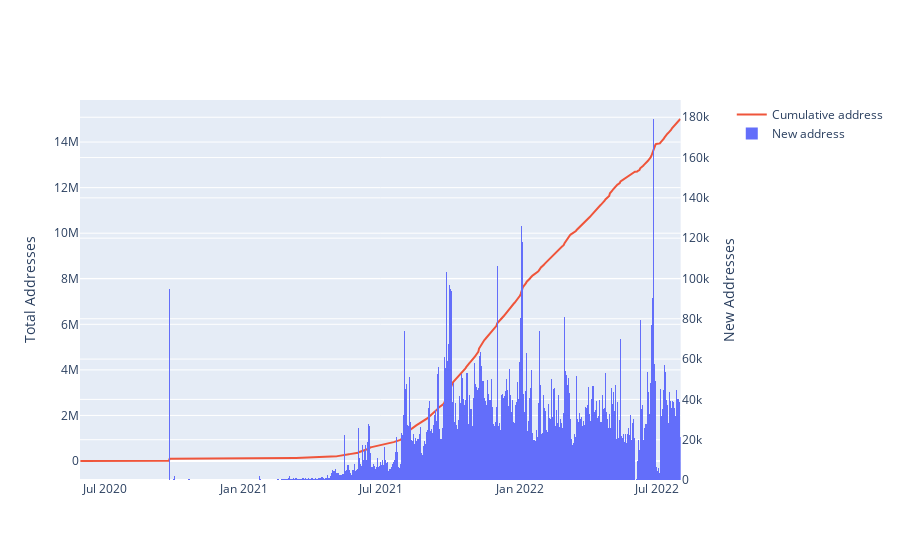

Notebook cell for this chart:
### Code cell
plot_new_addresses(df,x0='NEW_ADDRESS',x1='CUMULATIVE_ADDRESS')

### Figure 1 — Plotly figure (JSON) as saved in the notebook; plotly's stock layout.template omitted (floating-point values rounded to 4 significant figures; data arrays with more than 128 entries replaced by an {"elided": "..."} marker saying what was removed)
{"data": [{"marker": {"line": {"width": 0}}, "name": "New address", "type": "bar", "x": {"elided": "761 str values"}, "xaxis": "x", "y": {"elided": "761 int values"}, "yaxis": "y2"}, {"marker": {"line": {"width": 0}}, "mode": "lines", "name": "Cumulative address", "type": "scatter", "x": {"elided": "761 str values"}, "xaxis": "x", "y": {"elided": "761 int values"}, "yaxis": "y"}], "layout": {"autosize": true, "bargap": 0, "bargroupgap": 0, "barmode": "stack", "hovermode": "x", "xaxis": {"anchor": "y", "autorange": true, "domain": [0, 0.94], "range": ["2020-05-29 12:00", "2022-08-01 12:00"], "type": "date"}, "yaxis": {"anchor": "x", "autorange": true, "domain": [0, 1], "range": [-834000.0, 15850000.0], "title": {"text": "Total Addresses"}, "type": "linear"}, "yaxis2": {"anchor": "x", "autorange": true, "overlaying": "y", "range": [0, 188600.0], "side": "right", "title": {"text": "New Addresses"}, "type": "linear"}}}
